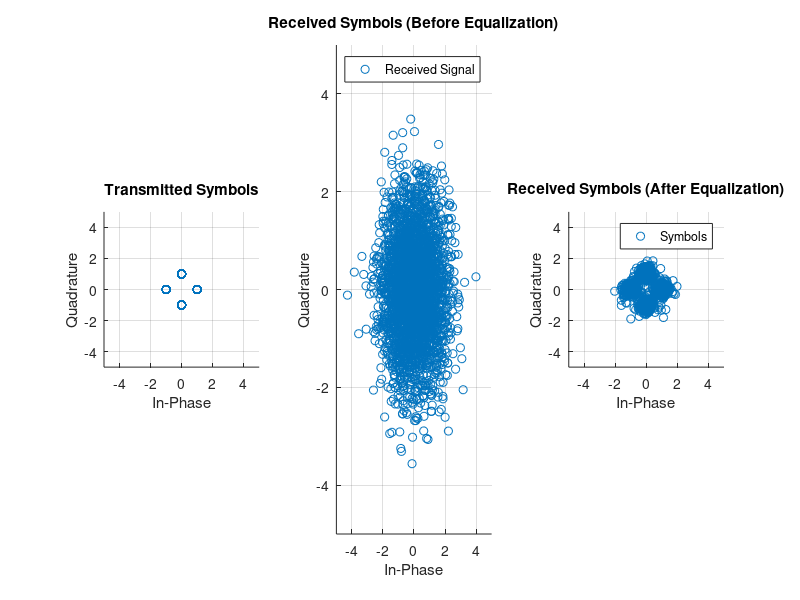

MATLAB code for this plot:
clc; clear; close all;

% MIMO Configuration
Nt = 2;  % Number of transmit antennas
Nr = 3;  % Number of receive antennas
M = 4;   % QPSK (M = 4 for QPSK, 8 for 8-PSK, etc.)
numSymbols = 1000; % Number of symbols per antenna

% Generate Random Bits
numBitsPerSymbol = log2(M);
bitStream = randi([0 1], numSymbols * numBitsPerSymbol * Nt, 1);

% Convert bits to decimal symbol indices
symbolIndices = bi2de(reshape(bitStream, numBitsPerSymbol, []).', 'left-msb');

% Perform M-PSK Modulation (QPSK)
txSymbols = exp(1j * (2 * pi * symbolIndices / M));  % QPSK symbols

% Reshape to (Nt x numSymbols)
txMatrix = reshape(txSymbols, Nt, []);

% MIMO Rayleigh Fading Channel (Nr x Nt matrix per symbol)
H = (randn(Nr, Nt, numSymbols) + 1j * randn(Nr, Nt, numSymbols)) / sqrt(2);

% Add AWGN
SNR_dB = 10;  % SNR in dB
SNR_linear = 10^(SNR_dB/10);
noisePower = 1 / (2 * SNR_linear);
noise = sqrt(noisePower) * (randn(Nr, numSymbols) + 1j * randn(Nr, numSymbols));

% Transmit through MIMO Channel
rxMatrix = zeros(Nr, numSymbols);
for k = 1:numSymbols
    rxMatrix(:,k) = H(:,:,k) * txMatrix(:,k) + noise(:,k); % Received signal
end

% MIMO Channel Estimation (Assume perfect CSI)
H_est = H;

% Zero-Forcing (ZF) Equalization
rxSymbols_eq = zeros(Nt, numSymbols);
for k = 1:numSymbols
    rxSymbols_eq(:,k) = pinv(H_est(:,:,k)) * rxMatrix(:,k);  % Pseudo-inverse (ZF detection)
end

% Plot Constellations
figure; 
subplot(1,3,1);box on;
scatter(real(txMatrix(:)), imag(txMatrix(:)), 'bo');
title('Transmitted Symbols');
xlabel('In-Phase'); ylabel('Quadrature');
axis equal; 
xlim([-5,5]); ylim([-5,5]);
grid on;

subplot(1,3,2);box on;
scatter(real(rxMatrix(:)), imag(rxMatrix(:)), 'ro');
title('Received Symbols (Before Equalization)');
xlabel('In-Phase'); ylabel('Quadrature');
% axis equal;
xlim([-5,5]); ylim([-5,5]);
grid on;
legend('Received Signal');

subplot(1,3,3);box on;
scatter(real(rxSymbols_eq(:)), imag(rxSymbols_eq(:)), 'go');
title('Received Symbols (After Equalization)');
xlabel('In-Phase'); ylabel('Quadrature');
axis equal; 
xlim([-5,5]); ylim([-5,5]);
grid on;
legend('Symbols');
